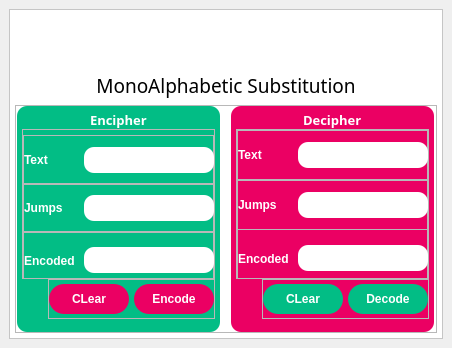
<?xml version="1.0" encoding="UTF-8"?>
<ui version="4.0">
 <class>MainWindow</class>
 <widget class="QMainWindow" name="MainWindow">
  <property name="geometry">
   <rect>
    <x>0</x>
    <y>0</y>
    <width>452</width>
    <height>348</height>
   </rect>
  </property>
  <property name="windowTitle">
   <string>MonoAlphabetic Substitution</string>
  </property>
  <property name="styleSheet">
   <string notr="true"/>
  </property>
  <widget class="QWidget" name="centralwidget">
   <layout class="QVBoxLayout" name="verticalLayout">
    <item>
     <widget class="QFrame" name="background_frame">
      <property name="styleSheet">
       <string notr="true">#background_frame{
background:#fff;
}</string>
      </property>
      <property name="frameShape">
       <enum>QFrame::StyledPanel</enum>
      </property>
      <property name="frameShadow">
       <enum>QFrame::Raised</enum>
      </property>
      <layout class="QVBoxLayout" name="verticalLayout_2">
       <property name="spacing">
        <number>0</number>
       </property>
       <property name="leftMargin">
        <number>5</number>
       </property>
       <property name="topMargin">
        <number>5</number>
       </property>
       <property name="rightMargin">
        <number>5</number>
       </property>
       <property name="bottomMargin">
        <number>5</number>
       </property>
       <item alignment="Qt::AlignLeft|Qt::AlignTop">
        <widget class="QLabel" name="label">
         <property name="sizePolicy">
          <sizepolicy hsizetype="Preferred" vsizetype="Preferred">
           <horstretch>0</horstretch>
           <verstretch>0</verstretch>
          </sizepolicy>
         </property>
         <property name="minimumSize">
          <size>
           <width>50</width>
           <height>50</height>
          </size>
         </property>
         <property name="maximumSize">
          <size>
           <width>50</width>
           <height>50</height>
          </size>
         </property>
         <property name="text">
          <string/>
         </property>
         <property name="pixmap">
          <pixmap>icons/encoding.png</pixmap>
         </property>
         <property name="scaledContents">
          <bool>true</bool>
         </property>
         <property name="alignment">
          <set>Qt::AlignCenter</set>
         </property>
         <property name="wordWrap">
          <bool>true</bool>
         </property>
        </widget>
       </item>
       <item alignment="Qt::AlignHCenter|Qt::AlignTop">
        <widget class="QLabel" name="heading">
         <property name="sizePolicy">
          <sizepolicy hsizetype="Preferred" vsizetype="Preferred">
           <horstretch>0</horstretch>
           <verstretch>1</verstretch>
          </sizepolicy>
         </property>
         <property name="minimumSize">
          <size>
           <width>0</width>
           <height>40</height>
          </size>
         </property>
         <property name="maximumSize">
          <size>
           <width>16777215</width>
           <height>40</height>
          </size>
         </property>
         <property name="font">
          <font>
           <family>Hot Pizza</family>
           <pointsize>14</pointsize>
           <weight>50</weight>
           <bold>false</bold>
          </font>
         </property>
         <property name="text">
          <string>MonoAlphabetic Substitution</string>
         </property>
         <property name="alignment">
          <set>Qt::AlignCenter</set>
         </property>
        </widget>
       </item>
       <item>
        <widget class="QFrame" name="frame">
         <property name="sizePolicy">
          <sizepolicy hsizetype="Preferred" vsizetype="Preferred">
           <horstretch>0</horstretch>
           <verstretch>15</verstretch>
          </sizepolicy>
         </property>
         <property name="frameShape">
          <enum>QFrame::StyledPanel</enum>
         </property>
         <property name="frameShadow">
          <enum>QFrame::Raised</enum>
         </property>
         <layout class="QHBoxLayout" name="horizontalLayout">
          <property name="spacing">
           <number>10</number>
          </property>
          <property name="leftMargin">
           <number>0</number>
          </property>
          <property name="topMargin">
           <number>0</number>
          </property>
          <property name="rightMargin">
           <number>0</number>
          </property>
          <property name="bottomMargin">
           <number>0</number>
          </property>
          <item>
           <widget class="QFrame" name="encipher_block">
            <property name="minimumSize">
             <size>
              <width>203</width>
              <height>0</height>
             </size>
            </property>
            <property name="maximumSize">
             <size>
              <width>203</width>
              <height>16777215</height>
             </size>
            </property>
            <property name="styleSheet">
             <string notr="true">#encipher_block{
border-radius:10px;
background:#02BD85;
}</string>
            </property>
            <property name="frameShape">
             <enum>QFrame::StyledPanel</enum>
            </property>
            <property name="frameShadow">
             <enum>QFrame::Raised</enum>
            </property>
            <layout class="QVBoxLayout" name="verticalLayout_3">
             <property name="spacing">
              <number>0</number>
             </property>
             <property name="leftMargin">
              <number>5</number>
             </property>
             <property name="topMargin">
              <number>5</number>
             </property>
             <property name="rightMargin">
              <number>5</number>
             </property>
             <property name="bottomMargin">
              <number>0</number>
             </property>
             <item alignment="Qt::AlignHCenter|Qt::AlignTop">
              <widget class="QLabel" name="label_2">
               <property name="font">
                <font>
                 <family>Hot Pizza</family>
                 <pointsize>10</pointsize>
                 <weight>75</weight>
                 <bold>true</bold>
                </font>
               </property>
               <property name="styleSheet">
                <string notr="true">color:white;</string>
               </property>
               <property name="text">
                <string>Encipher</string>
               </property>
              </widget>
             </item>
             <item alignment="Qt::AlignTop">
              <widget class="QFrame" name="frame_4">
               <property name="sizePolicy">
                <sizepolicy hsizetype="Preferred" vsizetype="Preferred">
                 <horstretch>0</horstretch>
                 <verstretch>1</verstretch>
                </sizepolicy>
               </property>
               <property name="minimumSize">
                <size>
                 <width>0</width>
                 <height>150</height>
                </size>
               </property>
               <property name="maximumSize">
                <size>
                 <width>16777215</width>
                 <height>150</height>
                </size>
               </property>
               <property name="frameShape">
                <enum>QFrame::StyledPanel</enum>
               </property>
               <property name="frameShadow">
                <enum>QFrame::Raised</enum>
               </property>
               <layout class="QVBoxLayout" name="verticalLayout_4">
                <property name="spacing">
                 <number>0</number>
                </property>
                <property name="leftMargin">
                 <number>0</number>
                </property>
                <property name="topMargin">
                 <number>5</number>
                </property>
                <property name="rightMargin">
                 <number>0</number>
                </property>
                <property name="bottomMargin">
                 <number>0</number>
                </property>
                <item alignment="Qt::AlignTop">
                 <widget class="QFrame" name="frame_2">
                  <property name="minimumSize">
                   <size>
                    <width>0</width>
                    <height>50</height>
                   </size>
                  </property>
                  <property name="frameShape">
                   <enum>QFrame::StyledPanel</enum>
                  </property>
                  <property name="frameShadow">
                   <enum>QFrame::Raised</enum>
                  </property>
                  <layout class="QHBoxLayout" name="horizontalLayout_2">
                   <property name="spacing">
                    <number>0</number>
                   </property>
                   <property name="leftMargin">
                    <number>0</number>
                   </property>
                   <property name="topMargin">
                    <number>0</number>
                   </property>
                   <property name="rightMargin">
                    <number>0</number>
                   </property>
                   <property name="bottomMargin">
                    <number>0</number>
                   </property>
                   <item alignment="Qt::AlignLeft">
                    <widget class="QLabel" name="label_3">
                     <property name="sizePolicy">
                      <sizepolicy hsizetype="Preferred" vsizetype="Preferred">
                       <horstretch>1</horstretch>
                       <verstretch>0</verstretch>
                      </sizepolicy>
                     </property>
                     <property name="minimumSize">
                      <size>
                       <width>60</width>
                       <height>0</height>
                      </size>
                     </property>
                     <property name="maximumSize">
                      <size>
                       <width>60</width>
                       <height>16777215</height>
                      </size>
                     </property>
                     <property name="font">
                      <font>
                       <family>Arial</family>
                       <pointsize>9</pointsize>
                       <weight>75</weight>
                       <bold>true</bold>
                      </font>
                     </property>
                     <property name="styleSheet">
                      <string notr="true">color:white;</string>
                     </property>
                     <property name="text">
                      <string>Text</string>
                     </property>
                    </widget>
                   </item>
                   <item alignment="Qt::AlignLeft">
                    <widget class="QLineEdit" name="encipher_text">
                     <property name="sizePolicy">
                      <sizepolicy hsizetype="Expanding" vsizetype="Fixed">
                       <horstretch>3</horstretch>
                       <verstretch>0</verstretch>
                      </sizepolicy>
                     </property>
                     <property name="minimumSize">
                      <size>
                       <width>130</width>
                       <height>26</height>
                      </size>
                     </property>
                     <property name="maximumSize">
                      <size>
                       <width>130</width>
                       <height>26</height>
                      </size>
                     </property>
                     <property name="font">
                      <font>
                       <family>Arial Black</family>
                       <weight>75</weight>
                       <bold>true</bold>
                      </font>
                     </property>
                     <property name="styleSheet">
                      <string notr="true">border-radius:10px;color:black;padding:5px;</string>
                     </property>
                    </widget>
                   </item>
                  </layout>
                 </widget>
                </item>
                <item alignment="Qt::AlignTop">
                 <widget class="QFrame" name="frame_6">
                  <property name="sizePolicy">
                   <sizepolicy hsizetype="Preferred" vsizetype="Preferred">
                    <horstretch>0</horstretch>
                    <verstretch>1</verstretch>
                   </sizepolicy>
                  </property>
                  <property name="minimumSize">
                   <size>
                    <width>0</width>
                    <height>50</height>
                   </size>
                  </property>
                  <property name="frameShape">
                   <enum>QFrame::StyledPanel</enum>
                  </property>
                  <property name="frameShadow">
                   <enum>QFrame::Raised</enum>
                  </property>
                  <layout class="QHBoxLayout" name="horizontalLayout_3">
                   <property name="spacing">
                    <number>0</number>
                   </property>
                   <property name="leftMargin">
                    <number>0</number>
                   </property>
                   <property name="topMargin">
                    <number>0</number>
                   </property>
                   <property name="rightMargin">
                    <number>0</number>
                   </property>
                   <property name="bottomMargin">
                    <number>0</number>
                   </property>
                   <item alignment="Qt::AlignLeft">
                    <widget class="QLabel" name="label_4">
                     <property name="sizePolicy">
                      <sizepolicy hsizetype="Preferred" vsizetype="Preferred">
                       <horstretch>1</horstretch>
                       <verstretch>0</verstretch>
                      </sizepolicy>
                     </property>
                     <property name="minimumSize">
                      <size>
                       <width>60</width>
                       <height>0</height>
                      </size>
                     </property>
                     <property name="maximumSize">
                      <size>
                       <width>60</width>
                       <height>16777215</height>
                      </size>
                     </property>
                     <property name="font">
                      <font>
                       <family>Arial</family>
                       <pointsize>9</pointsize>
                       <weight>75</weight>
                       <bold>true</bold>
                      </font>
                     </property>
                     <property name="styleSheet">
                      <string notr="true">color:white;</string>
                     </property>
                     <property name="text">
                      <string>Jumps</string>
                     </property>
                    </widget>
                   </item>
                   <item alignment="Qt::AlignLeft">
                    <widget class="QLineEdit" name="encipher_jumps">
                     <property name="sizePolicy">
                      <sizepolicy hsizetype="Expanding" vsizetype="Fixed">
                       <horstretch>23</horstretch>
                       <verstretch>0</verstretch>
                      </sizepolicy>
                     </property>
                     <property name="minimumSize">
                      <size>
                       <width>130</width>
                       <height>26</height>
                      </size>
                     </property>
                     <property name="maximumSize">
                      <size>
                       <width>130</width>
                       <height>26</height>
                      </size>
                     </property>
                     <property name="font">
                      <font>
                       <pointsize>9</pointsize>
                       <weight>75</weight>
                       <italic>true</italic>
                       <bold>true</bold>
                      </font>
                     </property>
                     <property name="styleSheet">
                      <string notr="true">border-radius:10px;color:red;padding:5px;</string>
                     </property>
                    </widget>
                   </item>
                  </layout>
                 </widget>
                </item>
                <item alignment="Qt::AlignTop">
                 <widget class="QFrame" name="frame_7">
                  <property name="sizePolicy">
                   <sizepolicy hsizetype="Preferred" vsizetype="Preferred">
                    <horstretch>0</horstretch>
                    <verstretch>1</verstretch>
                   </sizepolicy>
                  </property>
                  <property name="minimumSize">
                   <size>
                    <width>0</width>
                    <height>50</height>
                   </size>
                  </property>
                  <property name="frameShape">
                   <enum>QFrame::StyledPanel</enum>
                  </property>
                  <property name="frameShadow">
                   <enum>QFrame::Raised</enum>
                  </property>
                  <layout class="QHBoxLayout" name="horizontalLayout_4">
                   <property name="spacing">
                    <number>0</number>
                   </property>
                   <property name="leftMargin">
                    <number>0</number>
                   </property>
                   <property name="rightMargin">
                    <number>0</number>
                   </property>
                   <property name="bottomMargin">
                    <number>0</number>
                   </property>
                   <item>
                    <widget class="QLabel" name="label_5">
                     <property name="sizePolicy">
                      <sizepolicy hsizetype="Preferred" vsizetype="Preferred">
                       <horstretch>1</horstretch>
                       <verstretch>0</verstretch>
                      </sizepolicy>
                     </property>
                     <property name="minimumSize">
                      <size>
                       <width>60</width>
                       <height>0</height>
                      </size>
                     </property>
                     <property name="maximumSize">
                      <size>
                       <width>60</width>
                       <height>16777215</height>
                      </size>
                     </property>
                     <property name="font">
                      <font>
                       <family>Arial</family>
                       <pointsize>9</pointsize>
                       <weight>75</weight>
                       <bold>true</bold>
                      </font>
                     </property>
                     <property name="styleSheet">
                      <string notr="true">color:white;</string>
                     </property>
                     <property name="text">
                      <string>Encoded</string>
                     </property>
                    </widget>
                   </item>
                   <item alignment="Qt::AlignLeft">
                    <widget class="QLineEdit" name="enciphered_text">
                     <property name="sizePolicy">
                      <sizepolicy hsizetype="Expanding" vsizetype="Fixed">
                       <horstretch>3</horstretch>
                       <verstretch>0</verstretch>
                      </sizepolicy>
                     </property>
                     <property name="minimumSize">
                      <size>
                       <width>130</width>
                       <height>26</height>
                      </size>
                     </property>
                     <property name="maximumSize">
                      <size>
                       <width>130</width>
                       <height>26</height>
                      </size>
                     </property>
                     <property name="font">
                      <font>
                       <family>Arial Black</family>
                       <pointsize>10</pointsize>
                       <weight>75</weight>
                       <italic>true</italic>
                       <bold>true</bold>
                      </font>
                     </property>
                     <property name="styleSheet">
                      <string notr="true">border-radius:10px;color:orange;padding:5px;</string>
                     </property>
                    </widget>
                   </item>
                  </layout>
                 </widget>
                </item>
               </layout>
              </widget>
             </item>
             <item alignment="Qt::AlignRight|Qt::AlignTop">
              <widget class="QFrame" name="frame_5">
               <property name="sizePolicy">
                <sizepolicy hsizetype="Preferred" vsizetype="Preferred">
                 <horstretch>0</horstretch>
                 <verstretch>15</verstretch>
                </sizepolicy>
               </property>
               <property name="minimumSize">
                <size>
                 <width>0</width>
                 <height>40</height>
                </size>
               </property>
               <property name="maximumSize">
                <size>
                 <width>16777215</width>
                 <height>40</height>
                </size>
               </property>
               <property name="frameShape">
                <enum>QFrame::StyledPanel</enum>
               </property>
               <property name="frameShadow">
                <enum>QFrame::Raised</enum>
               </property>
               <layout class="QHBoxLayout" name="horizontalLayout_5">
                <property name="spacing">
                 <number>5</number>
                </property>
                <property name="leftMargin">
                 <number>0</number>
                </property>
                <property name="topMargin">
                 <number>0</number>
                </property>
                <property name="rightMargin">
                 <number>0</number>
                </property>
                <property name="bottomMargin">
                 <number>0</number>
                </property>
                <item>
                 <widget class="QPushButton" name="encipher_clear_btn">
                  <property name="minimumSize">
                   <size>
                    <width>80</width>
                    <height>30</height>
                   </size>
                  </property>
                  <property name="maximumSize">
                   <size>
                    <width>80</width>
                    <height>30</height>
                   </size>
                  </property>
                  <property name="font">
                   <font>
                    <family>Arial</family>
                    <pointsize>9</pointsize>
                    <weight>75</weight>
                    <bold>true</bold>
                   </font>
                  </property>
                  <property name="cursor">
                   <cursorShape>PointingHandCursor</cursorShape>
                  </property>
                  <property name="styleSheet">
                   <string notr="true">
#encipher_clear_btn{
border-radius:15px;
color:white;
background:#EB0063;

}

#encipher_clear_btn:hover{
border-radius:15px;
color:white;
background:orange;
}

#encipher_clear_btn:pressed{
border-radius:15px;
color:white;
background:#EB0063;
}</string>
                  </property>
                  <property name="text">
                   <string>CLear</string>
                  </property>
                 </widget>
                </item>
                <item>
                 <widget class="QPushButton" name="encipher_btn">
                  <property name="minimumSize">
                   <size>
                    <width>80</width>
                    <height>30</height>
                   </size>
                  </property>
                  <property name="maximumSize">
                   <size>
                    <width>80</width>
                    <height>30</height>
                   </size>
                  </property>
                  <property name="font">
                   <font>
                    <family>Arial</family>
                    <pointsize>9</pointsize>
                    <weight>75</weight>
                    <bold>true</bold>
                   </font>
                  </property>
                  <property name="cursor">
                   <cursorShape>PointingHandCursor</cursorShape>
                  </property>
                  <property name="styleSheet">
                   <string notr="true">#encipher_btn{
border-radius:15px;
color:white;
background:#EB0063;
}

#encipher_btn:hover{
border-radius:15px;
color:white;
background:orange;
}

#encipher_btn:pressed{
border-radius:15px;
color:white;
background:#EB0063;
}</string>
                  </property>
                  <property name="text">
                   <string>Encode</string>
                  </property>
                 </widget>
                </item>
               </layout>
              </widget>
             </item>
            </layout>
           </widget>
          </item>
          <item>
           <widget class="QFrame" name="decipher_block">
            <property name="minimumSize">
             <size>
              <width>203</width>
              <height>0</height>
             </size>
            </property>
            <property name="maximumSize">
             <size>
              <width>203</width>
              <height>16777215</height>
             </size>
            </property>
            <property name="styleSheet">
             <string notr="true">#decipher_block{
border-radius:10px;
background:#EB0063
}

</string>
            </property>
            <property name="frameShape">
             <enum>QFrame::StyledPanel</enum>
            </property>
            <property name="frameShadow">
             <enum>QFrame::Raised</enum>
            </property>
            <layout class="QVBoxLayout" name="verticalLayout_6">
             <property name="spacing">
              <number>0</number>
             </property>
             <property name="leftMargin">
              <number>5</number>
             </property>
             <property name="topMargin">
              <number>5</number>
             </property>
             <property name="rightMargin">
              <number>5</number>
             </property>
             <property name="bottomMargin">
              <number>0</number>
             </property>
             <item alignment="Qt::AlignHCenter|Qt::AlignTop">
              <widget class="QLabel" name="label_9">
               <property name="font">
                <font>
                 <family>Hot Pizza</family>
                 <pointsize>10</pointsize>
                 <weight>75</weight>
                 <bold>true</bold>
                </font>
               </property>
               <property name="styleSheet">
                <string notr="true">color:white;</string>
               </property>
               <property name="text">
                <string>Decipher</string>
               </property>
              </widget>
             </item>
             <item alignment="Qt::AlignTop">
              <widget class="QFrame" name="frame_8">
               <property name="sizePolicy">
                <sizepolicy hsizetype="Preferred" vsizetype="Preferred">
                 <horstretch>0</horstretch>
                 <verstretch>1</verstretch>
                </sizepolicy>
               </property>
               <property name="minimumSize">
                <size>
                 <width>0</width>
                 <height>150</height>
                </size>
               </property>
               <property name="maximumSize">
                <size>
                 <width>16777215</width>
                 <height>150</height>
                </size>
               </property>
               <property name="frameShape">
                <enum>QFrame::StyledPanel</enum>
               </property>
               <property name="frameShadow">
                <enum>QFrame::Raised</enum>
               </property>
               <layout class="QVBoxLayout" name="verticalLayout_7">
                <property name="spacing">
                 <number>0</number>
                </property>
                <property name="leftMargin">
                 <number>0</number>
                </property>
                <property name="topMargin">
                 <number>0</number>
                </property>
                <property name="rightMargin">
                 <number>0</number>
                </property>
                <property name="bottomMargin">
                 <number>0</number>
                </property>
                <item>
                 <widget class="QFrame" name="frame_12">
                  <property name="minimumSize">
                   <size>
                    <width>0</width>
                    <height>50</height>
                   </size>
                  </property>
                  <property name="frameShape">
                   <enum>QFrame::StyledPanel</enum>
                  </property>
                  <property name="frameShadow">
                   <enum>QFrame::Raised</enum>
                  </property>
                  <layout class="QHBoxLayout" name="horizontalLayout_10">
                   <property name="spacing">
                    <number>0</number>
                   </property>
                   <property name="leftMargin">
                    <number>0</number>
                   </property>
                   <property name="topMargin">
                    <number>0</number>
                   </property>
                   <property name="rightMargin">
                    <number>0</number>
                   </property>
                   <property name="bottomMargin">
                    <number>0</number>
                   </property>
                   <item alignment="Qt::AlignLeft">
                    <widget class="QLabel" name="label_10">
                     <property name="sizePolicy">
                      <sizepolicy hsizetype="Preferred" vsizetype="Preferred">
                       <horstretch>1</horstretch>
                       <verstretch>0</verstretch>
                      </sizepolicy>
                     </property>
                     <property name="minimumSize">
                      <size>
                       <width>60</width>
                       <height>0</height>
                      </size>
                     </property>
                     <property name="maximumSize">
                      <size>
                       <width>60</width>
                       <height>16777215</height>
                      </size>
                     </property>
                     <property name="font">
                      <font>
                       <family>Arial</family>
                       <pointsize>9</pointsize>
                       <weight>75</weight>
                       <bold>true</bold>
                      </font>
                     </property>
                     <property name="styleSheet">
                      <string notr="true">color:white;</string>
                     </property>
                     <property name="text">
                      <string>Text</string>
                     </property>
                    </widget>
                   </item>
                   <item alignment="Qt::AlignLeft">
                    <widget class="QLineEdit" name="decipher_text">
                     <property name="sizePolicy">
                      <sizepolicy hsizetype="Expanding" vsizetype="Fixed">
                       <horstretch>3</horstretch>
                       <verstretch>0</verstretch>
                      </sizepolicy>
                     </property>
                     <property name="minimumSize">
                      <size>
                       <width>130</width>
                       <height>26</height>
                      </size>
                     </property>
                     <property name="maximumSize">
                      <size>
                       <width>130</width>
                       <height>26</height>
                      </size>
                     </property>
                     <property name="font">
                      <font>
                       <family>Arial Black</family>
                       <weight>75</weight>
                       <bold>true</bold>
                      </font>
                     </property>
                     <property name="styleSheet">
                      <string notr="true">border-radius:10px;padding:5px;color:black</string>
                     </property>
                    </widget>
                   </item>
                  </layout>
                 </widget>
                </item>
                <item>
                 <widget class="QFrame" name="frame_13">
                  <property name="sizePolicy">
                   <sizepolicy hsizetype="Preferred" vsizetype="Preferred">
                    <horstretch>0</horstretch>
                    <verstretch>1</verstretch>
                   </sizepolicy>
                  </property>
                  <property name="minimumSize">
                   <size>
                    <width>0</width>
                    <height>50</height>
                   </size>
                  </property>
                  <property name="frameShape">
                   <enum>QFrame::StyledPanel</enum>
                  </property>
                  <property name="frameShadow">
                   <enum>QFrame::Raised</enum>
                  </property>
                  <layout class="QHBoxLayout" name="horizontalLayout_11">
                   <property name="spacing">
                    <number>0</number>
                   </property>
                   <property name="leftMargin">
                    <number>0</number>
                   </property>
                   <property name="topMargin">
                    <number>0</number>
                   </property>
                   <property name="rightMargin">
                    <number>0</number>
                   </property>
                   <property name="bottomMargin">
                    <number>0</number>
                   </property>
                   <item alignment="Qt::AlignLeft">
                    <widget class="QLabel" name="label_11">
                     <property name="sizePolicy">
                      <sizepolicy hsizetype="Preferred" vsizetype="Preferred">
                       <horstretch>1</horstretch>
                       <verstretch>0</verstretch>
                      </sizepolicy>
                     </property>
                     <property name="minimumSize">
                      <size>
                       <width>60</width>
                       <height>0</height>
                      </size>
                     </property>
                     <property name="maximumSize">
                      <size>
                       <width>60</width>
                       <height>16777215</height>
                      </size>
                     </property>
                     <property name="font">
                      <font>
                       <family>Arial</family>
                       <pointsize>9</pointsize>
                       <weight>75</weight>
                       <bold>true</bold>
                      </font>
                     </property>
                     <property name="styleSheet">
                      <string notr="true">color:white;</string>
                     </property>
                     <property name="text">
                      <string>Jumps</string>
                     </property>
                    </widget>
                   </item>
                   <item alignment="Qt::AlignLeft">
                    <widget class="QLineEdit" name="decipher_jumps">
                     <property name="sizePolicy">
                      <sizepolicy hsizetype="Expanding" vsizetype="Fixed">
                       <horstretch>23</horstretch>
                       <verstretch>0</verstretch>
                      </sizepolicy>
                     </property>
                     <property name="minimumSize">
                      <size>
                       <width>130</width>
                       <height>26</height>
                      </size>
                     </property>
                     <property name="maximumSize">
                      <size>
                       <width>130</width>
                       <height>26</height>
                      </size>
                     </property>
                     <property name="font">
                      <font>
                       <pointsize>9</pointsize>
                       <weight>75</weight>
                       <italic>true</italic>
                       <bold>true</bold>
                      </font>
                     </property>
                     <property name="styleSheet">
                      <string notr="true">border-radius:10px;
color:red;padding:5px;</string>
                     </property>
                    </widget>
                   </item>
                  </layout>
                 </widget>
                </item>
                <item>
                 <widget class="QFrame" name="frame_14">
                  <property name="sizePolicy">
                   <sizepolicy hsizetype="Preferred" vsizetype="Preferred">
                    <horstretch>0</horstretch>
                    <verstretch>1</verstretch>
                   </sizepolicy>
                  </property>
                  <property name="minimumSize">
                   <size>
                    <width>0</width>
                    <height>50</height>
                   </size>
                  </property>
                  <property name="frameShape">
                   <enum>QFrame::StyledPanel</enum>
                  </property>
                  <property name="frameShadow">
                   <enum>QFrame::Raised</enum>
                  </property>
                  <layout class="QHBoxLayout" name="horizontalLayout_12">
                   <property name="spacing">
                    <number>0</number>
                   </property>
                   <property name="leftMargin">
                    <number>0</number>
                   </property>
                   <property name="rightMargin">
                    <number>0</number>
                   </property>
                   <property name="bottomMargin">
                    <number>0</number>
                   </property>
                   <item>
                    <widget class="QLabel" name="label_12">
                     <property name="sizePolicy">
                      <sizepolicy hsizetype="Preferred" vsizetype="Preferred">
                       <horstretch>1</horstretch>
                       <verstretch>0</verstretch>
                      </sizepolicy>
                     </property>
                     <property name="minimumSize">
                      <size>
                       <width>60</width>
                       <height>0</height>
                      </size>
                     </property>
                     <property name="maximumSize">
                      <size>
                       <width>60</width>
                       <height>16777215</height>
                      </size>
                     </property>
                     <property name="font">
                      <font>
                       <family>Arial</family>
                       <pointsize>9</pointsize>
                       <weight>75</weight>
                       <bold>true</bold>
                      </font>
                     </property>
                     <property name="styleSheet">
                      <string notr="true">color:white;</string>
                     </property>
                     <property name="text">
                      <string>Encoded</string>
                     </property>
                    </widget>
                   </item>
                   <item alignment="Qt::AlignLeft">
                    <widget class="QLineEdit" name="deciphered_text">
                     <property name="sizePolicy">
                      <sizepolicy hsizetype="Expanding" vsizetype="Fixed">
                       <horstretch>3</horstretch>
                       <verstretch>0</verstretch>
                      </sizepolicy>
                     </property>
                     <property name="minimumSize">
                      <size>
                       <width>130</width>
                       <height>26</height>
                      </size>
                     </property>
                     <property name="maximumSize">
                      <size>
                       <width>130</width>
                       <height>26</height>
                      </size>
                     </property>
                     <property name="font">
                      <font>
                       <family>Arial Black</family>
                       <pointsize>10</pointsize>
                       <weight>75</weight>
                       <italic>true</italic>
                       <bold>true</bold>
                      </font>
                     </property>
                     <property name="styleSheet">
                      <string notr="true">border-radius:10px;color:orange;padding:5px;</string>
                     </property>
                    </widget>
                   </item>
                  </layout>
                 </widget>
                </item>
               </layout>
              </widget>
             </item>
             <item alignment="Qt::AlignRight|Qt::AlignTop">
              <widget class="QFrame" name="frame_9">
               <property name="sizePolicy">
                <sizepolicy hsizetype="Preferred" vsizetype="Preferred">
                 <horstretch>0</horstretch>
                 <verstretch>2</verstretch>
                </sizepolicy>
               </property>
               <property name="minimumSize">
                <size>
                 <width>0</width>
                 <height>40</height>
                </size>
               </property>
               <property name="maximumSize">
                <size>
                 <width>16777215</width>
                 <height>40</height>
                </size>
               </property>
               <property name="frameShape">
                <enum>QFrame::StyledPanel</enum>
               </property>
               <property name="frameShadow">
                <enum>QFrame::Raised</enum>
               </property>
               <layout class="QHBoxLayout" name="horizontalLayout_13">
                <property name="spacing">
                 <number>5</number>
                </property>
                <property name="leftMargin">
                 <number>0</number>
                </property>
                <property name="topMargin">
                 <number>0</number>
                </property>
                <property name="rightMargin">
                 <number>0</number>
                </property>
                <property name="bottomMargin">
                 <number>0</number>
                </property>
                <item>
                 <widget class="QPushButton" name="decipher_clear_btn">
                  <property name="minimumSize">
                   <size>
                    <width>80</width>
                    <height>30</height>
                   </size>
                  </property>
                  <property name="maximumSize">
                   <size>
                    <width>80</width>
                    <height>30</height>
                   </size>
                  </property>
                  <property name="font">
                   <font>
                    <family>Arial</family>
                    <pointsize>9</pointsize>
                    <weight>75</weight>
                    <bold>true</bold>
                   </font>
                  </property>
                  <property name="cursor">
                   <cursorShape>PointingHandCursor</cursorShape>
                  </property>
                  <property name="styleSheet">
                   <string notr="true">
#decipher_clear_btn{
border-radius:15px;
color:white;
background:#02BD85;

}

#decipher_clear_btn:hover{
border-radius:15px;
color:white;
background:orange;
}

#decipher_clear_btn:pressed{
border-radius:15px;
color:white;
background:#02BD85;
}</string>
                  </property>
                  <property name="text">
                   <string>CLear</string>
                  </property>
                 </widget>
                </item>
                <item>
                 <widget class="QPushButton" name="decipher_btn">
                  <property name="minimumSize">
                   <size>
                    <width>80</width>
                    <height>30</height>
                   </size>
                  </property>
                  <property name="maximumSize">
                   <size>
                    <width>80</width>
                    <height>30</height>
                   </size>
                  </property>
                  <property name="font">
                   <font>
                    <family>Arial</family>
                    <pointsize>9</pointsize>
                    <weight>75</weight>
                    <bold>true</bold>
                   </font>
                  </property>
                  <property name="cursor">
                   <cursorShape>PointingHandCursor</cursorShape>
                  </property>
                  <property name="styleSheet">
                   <string notr="true">#decipher_btn{
border-radius:15px;
color:white;
background:#02BD85;
}

#decipher_btn:hover{
border-radius:15px;
color:white;
background:orange;
}

#decipher_btn:pressed{
border-radius:15px;
color:white;
background:#02BD85;
}</string>
                  </property>
                  <property name="text">
                   <string>Decode</string>
                  </property>
                 </widget>
                </item>
               </layout>
              </widget>
             </item>
            </layout>
           </widget>
          </item>
         </layout>
        </widget>
       </item>
      </layout>
     </widget>
    </item>
   </layout>
  </widget>
 </widget>
 <resources>
  <include location="E:/Installed Softwares/Icons/Images.qrc"/>
 </resources>
 <connections/>
</ui>
